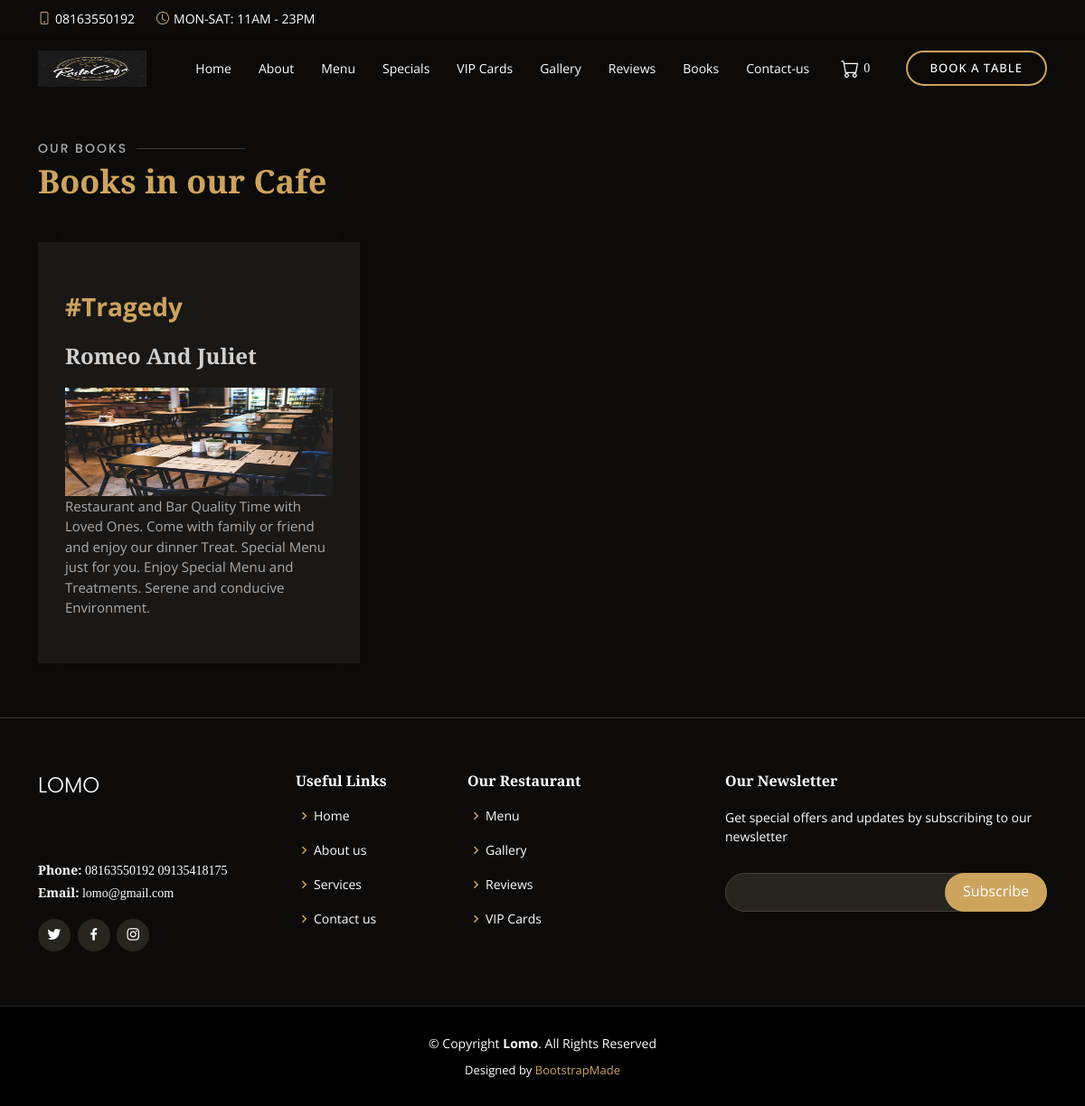
/books, run on the app's committed database.
### admin_site/models.py (models this page shows)
class SiteInfoModel(models.Model):
    name = models.CharField(max_length=100)
    logo = models.FileField(upload_to='images/logo', null=True, blank=True)
    mobile_1 = models.CharField(max_length=20, null=True, blank=True)
    mobile_2 = models.CharField(max_length=20, null=True, blank=True)
    email = models.EmailField(max_length=100, null=True, blank=True)
    whatsapp = models.CharField(max_length=30, null=True, blank=True)
    working_hour = models.CharField(max_length=100, null=True, blank=True)
    facebook_link = models.URLField(null=True, blank=True)
    instagram_link = models.URLField(null=True, blank=True)
    twitter_link = models.URLField(null=True, blank=True)
    address = models.TextField(null=True, blank=True)

### book/models.py (models this page shows, shortened)
class BookModel(models.Model):
    key = models.CharField(max_length=250, blank=True, null=True)
    name = models.CharField(max_length=200)
    image = models.FileField(upload_to='images/book')
    description = models.TextField()
    category = models.ForeignKey(BookCategoryModel, on_delete=models.CASCADE)
    STATUS = (('available', 'AVAILABLE'), ('not available', 'NOT AVAILABLE'))
    status = models.CharField(max_length=20, choices=STATUS, blank=True, default='confirmed')
    created_at = models.DateTimeField(auto_now_add=True, blank=True)

class BookCategoryModel(models.Model):
    name = models.CharField(max_length=100)

### home/views.py (the view)
# urls.py: path('books', BookPageView.as_view(), name='books'),
class BookPageView(TemplateView):
    template_name = 'home/book.html'
    def get_context_data(self, **kwargs):
        context = super().get_context_data(**kwargs)
        context['book_list'] = BookModel.objects.all()
        return context

### home/context_processors.py (called while the page is built)
def layout_variable(request):
    site_info = SiteInfoModel.objects.first()
    reservation_form = ReservationForm
    return {
        'site_info': site_info,
        'reservation_form': reservation_form
        }

### home/templates/home/book.html
{% extends 'home/layout.html' %}
{% load static %}
{% load humanize %}
{% block 'main' %}
    <section id="why-us" class="why-us" style="margin-top:100px">
      <div class="container" data-aos="fade-up">
        <div class="section-title">
          <h2>Our Books</h2>
          <p>Books in our Cafe</p>
        </div>
        <div class="row">
		{% for book in book_list %}
          <div class="col-lg-4">
            <div class="box" data-aos="zoom-in" data-aos-delay="100">
              <span>#{{book.category.name|title}}</span>
              <h4>{{book.name|title}}</h4>
              <p><img src="/media/{{book.image}}" style="width:100%;height:120px" /></p>
			  <p>{{book.description}}</p>
			</div>
          </div>
		  {% endfor %}
        </div>
      </div>
    </section>
{% endblock %}

### home/templates/home/layout.html (shortened to what this page needs)
<!DOCTYPE html>
{% load static %}
<html lang="en">
<head>
  <link href="{% static 'home/vendor/animate.css/animate.min.css' %}" rel="stylesheet">
  <link href="{% static 'home/vendor/aos/aos.css" rel="stylesheet' %}">
  <link href="{% static 'home/vendor/bootstrap/css/bootstrap.min.css' %}" rel="stylesheet">
  <link href="{% static 'home/vendor/bootstrap-icons/bootstrap-icons.css' %}" rel="stylesheet">
  <link href="{% static 'home/vendor/boxicons/css/boxicons.min.css' %}" rel="stylesheet">
  <link href="{% static 'home/vendor/glightbox/css/glightbox.min.css' %}" rel="stylesheet">
  <link href="{% static 'home/vendor/swiper/swiper-bundle.min.css' %}" rel="stylesheet">
  <link href="{% static 'home/css/style.css' %}" rel="stylesheet">
</head>
<body>
  <div id="topbar" class="d-flex align-items-center fixed-top">
    <div class="container d-flex justify-content-center justify-content-md-between">
      <div class="contact-info d-flex align-items-center">
        <i class="bi bi-phone d-flex align-items-center"><span>{{site_info.mobile_1|title}}</span></i>
        <i class="bi bi-clock d-flex align-items-center ms-4"><span> {{site_info.working_hour|upper}}</span></i>
      </div>
    </div>
  </div>
  <header id="header" class="fixed-top d-flex align-items-cente">
    <div class="container-fluid container-xl d-flex align-items-center justify-content-lg-between">
      <h1 class="logo me-auto me-lg-0">
	  {% if site_info.logo %}
		<a href="{% url 'home' %}" class="logo me-auto me-lg-0"><img src="/media/{{site_info.logo}}" style="width:120px;height:60px" alt="" class="img-fluid"></a>
	  {% else %}
	  <a href="{% url 'home' %}"> {{site_info.name|upper}} </a>
	  {% endif %}
	  </h1>
      <nav id="navbar" class="navbar order-last order-lg-0">
        <ul>
          <li><a class="nav-link scrollto" href="{% url 'home' %}">Home</a></li>
          <li><a class="nav-link scrollto" href="{% url 'about' %}">About</a></li>
          <li><a class="nav-link scrollto" href="{% url 'menu' %}">Menu</a></li>
          <li><a class="nav-link scrollto" href="{% url 'special' %}">Specials</a></li>
          <li><a class="nav-link scrollto" href="{% url 'vip_cards' %}">VIP Cards</a></li>
          <li><a class="nav-link scrollto" href="{% url 'gallery' %}">Gallery</a></li>
          <li><a class="nav-link scrollto" href="{% url 'about' %}#testimonials">Reviews</a></li>
          <li><a class="nav-link scrollto" href="{% url 'books' %}">Books</a></li>
          <li><a class="nav-link scrollto" href="{% url 'contact' %}">Contact-us</a></li>
          <li><a class="nav-link scrollto" href="{% url 'cart' %}"><i class="bi bi-cart d-flex align-items-center" style="font-size:20px"></i><span style="font-family:cursive;margin-left:5px" id="cart_item_count">{% if request.session.cart %} {{ request.session.cart|length }} {% else %} 0 {% endif %}</span></a></li>
        </ul>
  </nav>
      <a href="#book-a-table" class="book-a-table-btn scrollto d-none d-lg-flex">Book a table</a>
    </div>
  </header>
  <main>
      {% block 'main' %} {% endblock %}
  </main>
  <footer id="footer">
    <div class="footer-top">
      <div class="container">
        <div class="row">
          <div class="col-lg-3 col-md-6">
            <div class="footer-info">
              <h3>{{site_info.name|upper}}</h3>
              <p>
                {{site_info.address}}<br><br>
                <strong>Phone:</strong> {{site_info.mobile_1|title}} {{site_info.mobile_2|title}}<br>
                <strong>Email:</strong> {{site_info.email|lower}}<br>
              </p>
              <div class="social-links mt-3">
                <a href="{{site_info.twitter_link}}" class="twitter"><i class="bx bxl-twitter"></i></a>
                <a href="{{site_info.facebook_link}}" class="facebook"><i class="bx bxl-facebook"></i></a>
                <a href="{{site_info.instagram_link}}" class="instagram"><i class="bx bxl-instagram"></i></a>
              </div>
            </div>
          </div>
          <div class="col-lg-2 col-md-6 footer-links">
            <h4>Useful Links</h4>
            <ul>
              <li><i class="bx bx-chevron-right"></i> <a href="{% url 'home' %}">Home</a></li>
              <li><i class="bx bx-chevron-right"></i> <a href="{% url 'about' %}">About us</a></li>
              <li><i class="bx bx-chevron-right"></i> <a href="{% url 'home' %}#events">Services</a></li>
              <li><i class="bx bx-chevron-right"></i> <a href="{% url 'contact' %}">Contact us</a></li>
            </ul>
          </div>
          <div class="col-lg-3 col-md-6 footer-links">
            <h4>Our Restaurant</h4>
            <ul>
              <li><i class="bx bx-chevron-right"></i> <a href="{% url 'menu' %}">Menu</a></li>
              <li><i class="bx bx-chevron-right"></i> <a href="{% url 'gallery' %}">Gallery</a></li>
              <li><i class="bx bx-chevron-right"></i> <a href="{% url 'about' %}#testimonials">Reviews</a></li>
              <li><i class="bx bx-chevron-right"></i> <a href="{% url 'vip_cards' %}">VIP Cards</a></li>
            </ul>
          </div>
          <div class="col-lg-4 col-md-6 footer-newsletter">
            <h4>Our Newsletter</h4>
            <p>Get special offers and updates by subscribing to our newsletter</p>
            <form action="" method="post">
              <input type="email" name="email"><input type="submit" value="Subscribe">
            </form>
          </div>
        </div>
      </div>
    </div>
    <div class="container">
      <div class="copyright">
        &copy; Copyright <strong><span>{{site_info.name|title}}</span></strong>. All Rights Reserved
      </div>
      <div class="credits">
        Designed by <a href="https://bootstrapmade.com/">BootstrapMade</a>
      </div>
    </div>
  </footer>
</body>
</html>

### data on the page
SiteInfoModel: mobile_1 "08163550192", working_hour "MON-SAT: 11AM - 23PM", logo (picture), name "LOMO", mobile_2 "09135418175", email "lomo@gmail.com", name "Lomo"
BookModel: category.name "Tragedy", name "Romeo And Juliet", image (picture), description "Restaurant and Bar Quality Time with Loved Ones. Come with family or friend and enjoy our dinner Treat. Special Menu just for you. Enjoy Special Menu and Treatments. Serene and conducive Environment."
